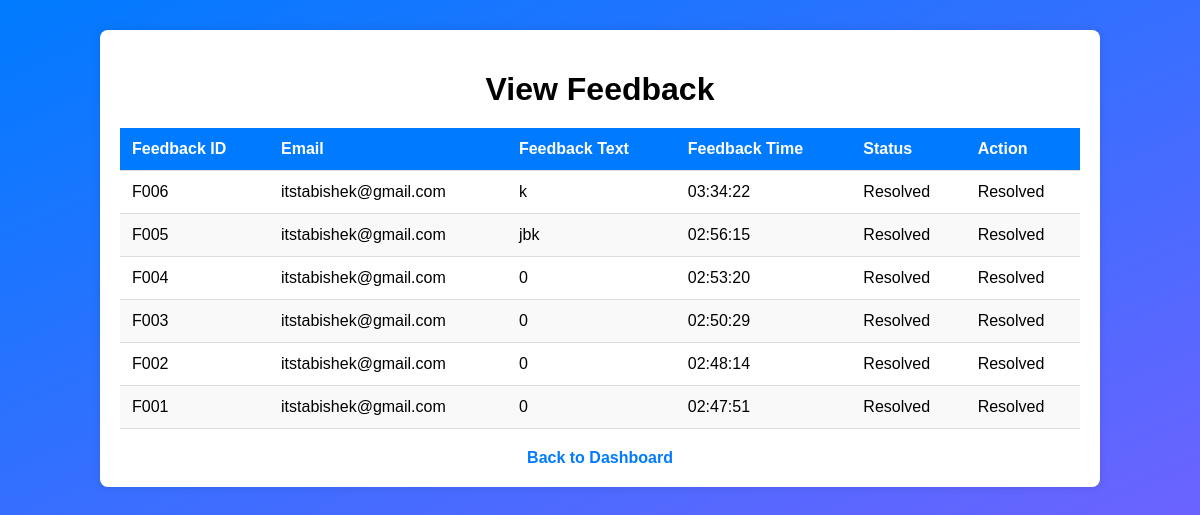
The page /view_feedbacks.php (signed in) on the database its author committed.
### tables this page shows
CREATE TABLE `feedback` (
  `fid` varchar(6) NOT NULL,
  `email` varchar(100) NOT NULL,
  `feedback_text` text NOT NULL,
  `feedback_date` date NOT NULL DEFAULT current_timestamp(),
  `feedback_time` time NOT NULL DEFAULT current_timestamp(),
  `status` text NOT NULL
);

### view_feedbacks.php (the view, shortened to what this page needs)
<?php
include("dbconfig.php");
$sql = "SELECT * FROM feedback ORDER BY feedback_time DESC";
$result = $conn->query($sql);
?>
<!DOCTYPE html>
<html lang="en">
<head>
    <link rel="stylesheet" href="view_staffs_style.css">
</head>
<body>
    <div class="container">
        <h1>View Feedback</h1>
        <?php if ($result->num_rows > 0): ?>
            <table>
                <thead>
                    <tr>
                        <th>Feedback ID</th>
                        <th>Email</th>
                        <th>Feedback Text</th>
                        <th>Feedback Time</th>
                        <th>Status</th>
                        <th>Action</th>
                    </tr>
                </thead>
                <tbody>
                    <?php while ($row = $result->fetch_assoc()): ?>
                        <tr>
                            <td><?php echo $row['fid']; ?></td>
                            <td><?php echo $row['email']; ?></td>
                            <td><?php echo $row['feedback_text']; ?></td>
                            <td><?php echo $row['feedback_time']; ?></td>
                            <td><?php echo $row['status']; ?></td>
                            <td>
                                <?php if ($row['status'] !== 'Resolved'): ?>
                                    <a href="view_feedback.php?resolve_id=<?php echo $row['fid']; ?>" class="resolve-button">Mark as Resolved</a>
                                <?php else: ?>
                                    <span>Resolved</span>
                                <?php endif; ?>
                            </td>
                        </tr>
                    <?php endwhile; ?>
                </tbody>
            </table>
        <?php else: ?>
            <p>No feedback found.</p>
        <?php endif; ?>
        <div class="back-link">
            <a href="admin_dashboard.php">Back to Dashboard</a>
        </div>
    </div>
</body>
</html>

### view_staffs_style.css (style rules this page uses)
body { font-family: Arial, sans-serif; background: linear-gradient(to bottom right, #007bff, #6c63ff); margin: 0; padding: 0; }
.container { width: 80%; margin: 30px auto; padding: 20px; background-color: white; border-radius: 8px; box-shadow: 0 0 10px rgba(0, 0, 0, 0.1); }
h1 { text-align: center; margin-bottom: 20px; }
table { width: 100%; border-collapse: collapse; margin-top: 20px; }
table th, table td { text-align: left; padding: 12px; border-bottom: 1px solid #ddd; }
table th { background-color: #007bff; color: white; }
table tr:nth-child(even) { background-color: #f9f9f9; }
.back-link { text-align: center; margin-top: 20px; }
.back-link a { color: #007bff; text-decoration: none; font-weight: bold; }

### rows shown on the page
feedback: fid "F006", email "itstabishek@gmail.com", feedback_text "k", feedback_time "03:34:22", status "Resolved"
feedback: fid "F005", email "itstabishek@gmail.com", feedback_text "jbk", feedback_time "02:56:15", status "Resolved"
feedback: fid "F004", email "itstabishek@gmail.com", feedback_text "0", feedback_time "02:53:20", status "Resolved"
feedback: fid "F003", email "itstabishek@gmail.com", feedback_text "0", feedback_time "02:50:29", status "Resolved"
feedback: fid "F002", email "itstabishek@gmail.com", feedback_text "0", feedback_time "02:48:14", status "Resolved"
feedback: fid "F001", email "itstabishek@gmail.com", feedback_text "0", feedback_time "02:47:51", status "Resolved"
